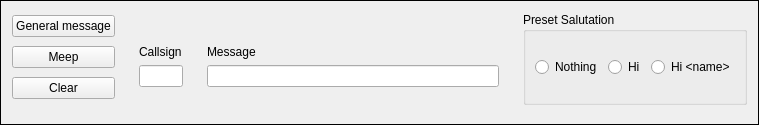
<?xml version="1.0" encoding="UTF-8"?>
<ui version="4.0">
 <class>KSTSendMeepFrame</class>
 <widget class="MinosPanel" name="KSTSendMeepFrame">
  <property name="geometry">
   <rect>
    <x>0</x>
    <y>0</y>
    <width>759</width>
    <height>125</height>
   </rect>
  </property>
  <property name="frameShape">
   <enum>QFrame::Shape::Box</enum>
  </property>
  <layout class="QVBoxLayout" name="verticalLayout_4">
   <item>
    <layout class="QHBoxLayout" name="horizontalLayout_3">
     <item>
      <layout class="QVBoxLayout" name="verticalLayout_3">
       <item>
        <widget class="QPushButton" name="genmsgButton">
         <property name="text">
          <string>General message</string>
         </property>
        </widget>
       </item>
       <item>
        <widget class="QPushButton" name="meepButton">
         <property name="text">
          <string>Meep</string>
         </property>
        </widget>
       </item>
       <item>
        <widget class="QPushButton" name="clearMessageButton">
         <property name="text">
          <string>Clear</string>
         </property>
        </widget>
       </item>
      </layout>
     </item>
     <item>
      <widget class="QFrame" name="mpFrame">
       <layout class="QHBoxLayout" name="horizontalLayout_2" stretch="1,5">
        <item>
         <widget class="QFrame" name="cframe">
          <layout class="QVBoxLayout" name="verticalLayout">
           <item>
            <spacer name="verticalSpacer">
             <property name="orientation">
              <enum>Qt::Orientation::Vertical</enum>
             </property>
             <property name="sizeHint" stdset="0">
              <size>
               <width>20</width>
               <height>15</height>
              </size>
             </property>
            </spacer>
           </item>
           <item>
            <widget class="QLabel" name="label_5">
             <property name="text">
              <string>Callsign</string>
             </property>
            </widget>
           </item>
           <item>
            <widget class="QLineEdit" name="callEdit">
             <property name="clearButtonEnabled">
              <bool>true</bool>
             </property>
            </widget>
           </item>
          </layout>
         </widget>
        </item>
        <item>
         <widget class="QFrame" name="mframe">
          <layout class="QVBoxLayout" name="verticalLayout_2">
           <item>
            <spacer name="verticalSpacer_2">
             <property name="orientation">
              <enum>Qt::Orientation::Vertical</enum>
             </property>
             <property name="sizeHint" stdset="0">
              <size>
               <width>20</width>
               <height>15</height>
              </size>
             </property>
            </spacer>
           </item>
           <item>
            <widget class="QLabel" name="label_4">
             <property name="text">
              <string>Message</string>
             </property>
            </widget>
           </item>
           <item>
            <widget class="QLineEdit" name="msgEdit">
             <property name="clearButtonEnabled">
              <bool>true</bool>
             </property>
            </widget>
           </item>
          </layout>
         </widget>
        </item>
       </layout>
      </widget>
     </item>
     <item>
      <widget class="QGroupBox" name="groupBox">
       <property name="title">
        <string>Preset Salutation</string>
       </property>
       <layout class="QHBoxLayout" name="horizontalLayout">
        <item>
         <widget class="QRadioButton" name="salNonerb">
          <property name="text">
           <string>Nothing</string>
          </property>
         </widget>
        </item>
        <item>
         <widget class="QRadioButton" name="salHirb">
          <property name="text">
           <string>Hi</string>
          </property>
         </widget>
        </item>
        <item>
         <widget class="QRadioButton" name="salHiNamerb">
          <property name="text">
           <string>Hi &lt;name&gt;</string>
          </property>
         </widget>
        </item>
       </layout>
      </widget>
     </item>
    </layout>
   </item>
   <item>
    <spacer name="verticalSpacer_3">
     <property name="orientation">
      <enum>Qt::Orientation::Vertical</enum>
     </property>
     <property name="sizeHint" stdset="0">
      <size>
       <width>20</width>
       <height>1</height>
      </size>
     </property>
    </spacer>
   </item>
  </layout>
 </widget>
 <customwidgets>
  <customwidget>
   <class>MinosPanel</class>
   <extends>QFrame</extends>
   <header>minospanel.h</header>
   <container>1</container>
  </customwidget>
 </customwidgets>
 <resources/>
 <connections/>
</ui>
